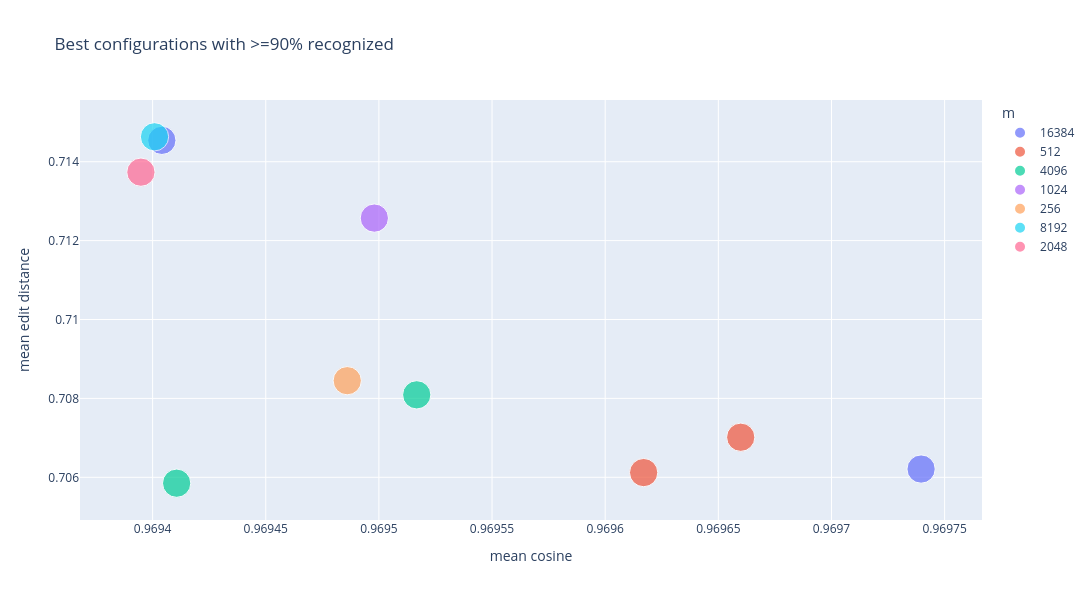

Notebook code cell kept with this figure:
### Code cell
filtered_plot_df["msize_label"] = filtered_plot_df["msize"].astype(str)

# Ahora grafiquemos los mejores resultados
fig = px.scatter(
    filtered_plot_df[:10],
    x="mean_cosine",
    y="mean_edit_distance",
    size="recognized",
    color="msize_label",
    hover_data={
        "sigma": True,
        "xi": True,
        "iota": True,
        "kappa": True,
        "latent": True,
        "msize": True,
        "filling_percent": True,
        "recognized": True,
        "unrecognized": True,
    },
    title="Best configurations with >=90% recognized",
)
fig.update_layout(
    xaxis_title="mean cosine",
    yaxis_title="mean edit distance",
    legend_title_text="m",
    width=1200,
    height=600,
)
fig.show()

### Figure 1 — Plotly figure (JSON) as saved in the notebook; plotly's stock layout.template omitted (floating-point values rounded to 4 significant figures)
{"data": [{"customdata": [[0.01, 0.0, 0.0, 0.1, 1024.0, 16380.0, 1.0, 1.0, 0.0], [0.01, 10.0, 0.0, 0.0, 1024.0, 16380.0, 1.0, 1.0, 0.0]], "hovertemplate": "msize_label=16384<br>mean_cosine=%{x}<br>mean_edit_distance=%{y}<br>recognized=%{customdata[7]}<br>sigma=%{customdata[0]}<br>xi=%{customdata[1]}<br>iota=%{customdata[2]}<br>kappa=%{customdata[3]}<br>latent=%{customdata[4]}<br>msize=%{customdata[5]}<br>filling_percent=%{customdata[6]}<br>unrecognized=%{customdata[8]}<extra></extra>", "legendgroup": "16384", "marker": {"color": "#636efa", "size": [1.0, 1.0], "sizemode": "area", "sizeref": 0.0025, "symbol": "circle"}, "mode": "markers", "name": "16384", "orientation": "v", "showlegend": true, "type": "scatter", "x": [0.9697, 0.9694], "xaxis": "x", "y": [0.7062, 0.7145], "yaxis": "y"}, {"customdata": [[0.01, 10.0, 0.0, 0.0, 1024.0, 512.0, 1.0, 1.0, 0.0], [0.01, 0.0, 0.0, 0.1, 1024.0, 512.0, 1.0, 1.0, 0.0]], "hovertemplate": "msize_label=512<br>mean_cosine=%{x}<br>mean_edit_distance=%{y}<br>recognized=%{customdata[7]}<br>sigma=%{customdata[0]}<br>xi=%{customdata[1]}<br>iota=%{customdata[2]}<br>kappa=%{customdata[3]}<br>latent=%{customdata[4]}<br>msize=%{customdata[5]}<br>filling_percent=%{customdata[6]}<br>unrecognized=%{customdata[8]}<extra></extra>", "legendgroup": "512", "marker": {"color": "#EF553B", "size": [1.0, 1.0], "sizemode": "area", "sizeref": 0.0025, "symbol": "circle"}, "mode": "markers", "name": "512", "orientation": "v", "showlegend": true, "type": "scatter", "x": [0.9697, 0.9696], "xaxis": "x", "y": [0.707, 0.7061], "yaxis": "y"}, {"customdata": [[0.01, 0.0, 0.0, 0.0, 1024.0, 4096.0, 1.0, 1.0, 0.0], [0.01, 10.0, 0.0, 0.1, 1024.0, 4096.0, 1.0, 1.0, 0.0]], "hovertemplate": "msize_label=4096<br>mean_cosine=%{x}<br>mean_edit_distance=%{y}<br>recognized=%{customdata[7]}<br>sigma=%{customdata[0]}<br>xi=%{customdata[1]}<br>iota=%{customdata[2]}<br>kappa=%{customdata[3]}<br>latent=%{customdata[4]}<br>msize=%{customdata[5]}<br>filling_percent=%{customdata[6]}<br>unrecognized=%{customdata[8]}<extra></extra>", "legendgroup": "4096", "marker": {"color": "#00cc96", "size": [1.0, 1.0], "sizemode": "area", "sizeref": 0.0025, "symbol": "circle"}, "mode": "markers", "name": "4096", "orientation": "v", "showlegend": true, "type": "scatter", "x": [0.9695, 0.9694], "xaxis": "x", "y": [0.7081, 0.7059], "yaxis": "y"}, {"customdata": [[0.01, 0.0, 0.0, 0.0, 1024.0, 1024.0, 1.0, 1.0, 0.0]], "hovertemplate": "msize_label=1024<br>mean_cosine=%{x}<br>mean_edit_distance=%{y}<br>recognized=%{customdata[7]}<br>sigma=%{customdata[0]}<br>xi=%{customdata[1]}<br>iota=%{customdata[2]}<br>kappa=%{customdata[3]}<br>latent=%{customdata[4]}<br>msize=%{customdata[5]}<br>filling_percent=%{customdata[6]}<br>unrecognized=%{customdata[8]}<extra></extra>", "legendgroup": "1024", "marker": {"color": "#ab63fa", "size": [1.0], "sizemode": "area", "sizeref": 0.0025, "symbol": "circle"}, "mode": "markers", "name": "1024", "orientation": "v", "showlegend": true, "type": "scatter", "x": [0.9695], "xaxis": "x", "y": [0.7126], "yaxis": "y"}, {"customdata": [[0.01, 10.0, 0.0, 0.0, 1024.0, 256.0, 1.0, 1.0, 0.0]], "hovertemplate": "msize_label=256<br>mean_cosine=%{x}<br>mean_edit_distance=%{y}<br>recognized=%{customdata[7]}<br>sigma=%{customdata[0]}<br>xi=%{customdata[1]}<br>iota=%{customdata[2]}<br>kappa=%{customdata[3]}<br>latent=%{customdata[4]}<br>msize=%{customdata[5]}<br>filling_percent=%{customdata[6]}<br>unrecognized=%{customdata[8]}<extra></extra>", "legendgroup": "256", "marker": {"color": "#FFA15A", "size": [1.0], "sizemode": "area", "sizeref": 0.0025, "symbol": "circle"}, "mode": "markers", "name": "256", "orientation": "v", "showlegend": true, "type": "scatter", "x": [0.9695], "xaxis": "x", "y": [0.7084], "yaxis": "y"}, {"customdata": [[0.01, 0.0, 0.0, 0.1, 1024.0, 8192.0, 1.0, 1.0, 0.0]], "hovertemplate": "msize_label=8192<br>mean_cosine=%{x}<br>mean_edit_distance=%{y}<br>recognized=%{customdata[7]}<br>sigma=%{customdata[0]}<br>xi=%{customdata[1]}<br>iota=%{customdata[2]}<br>kappa=%{customdata[3]}<br>latent=%{customdata[4]}<br>msize=%{customdata[5]}<br>filling_percent=%{customdata[6]}<br>unrecognized=%{customdata[8]}<extra></extra>", "legendgroup": "8192", "marker": {"color": "#19d3f3", "size": [1.0], "sizemode": "area", "sizeref": 0.0025, "symbol": "circle"}, "mode": "markers", "name": "8192", "orientation": "v", "showlegend": true, "type": "scatter", "x": [0.9694], "xaxis": "x", "y": [0.7146], "yaxis": "y"}, {"customdata": [[0.01, 0.0, 0.0, 0.0, 1024.0, 2048.0, 1.0, 1.0, 0.0]], "hovertemplate": "msize_label=2048<br>mean_cosine=%{x}<br>mean_edit_distance=%{y}<br>recognized=%{customdata[7]}<br>sigma=%{customdata[0]}<br>xi=%{customdata[1]}<br>iota=%{customdata[2]}<br>kappa=%{customdata[3]}<br>latent=%{customdata[4]}<br>msize=%{customdata[5]}<br>filling_percent=%{customdata[6]}<br>unrecognized=%{customdata[8]}<extra></extra>", "legendgroup": "2048", "marker": {"color": "#FF6692", "size": [1.0], "sizemode": "area", "sizeref": 0.0025, "symbol": "circle"}, "mode": "markers", "name": "2048", "orientation": "v", "showlegend": true, "type": "scatter", "x": [0.9694], "xaxis": "x", "y": [0.7137], "yaxis": "y"}], "layout": {"height": 600, "legend": {"itemsizing": "constant", "title": {"text": "m"}, "tracegroupgap": 0}, "title": {"text": "Best configurations with >=90% recognized"}, "width": 1200, "xaxis": {"anchor": "y", "domain": [0, 1], "title": {"text": "mean cosine"}}, "yaxis": {"anchor": "x", "domain": [0, 1], "title": {"text": "mean edit distance"}}}}
